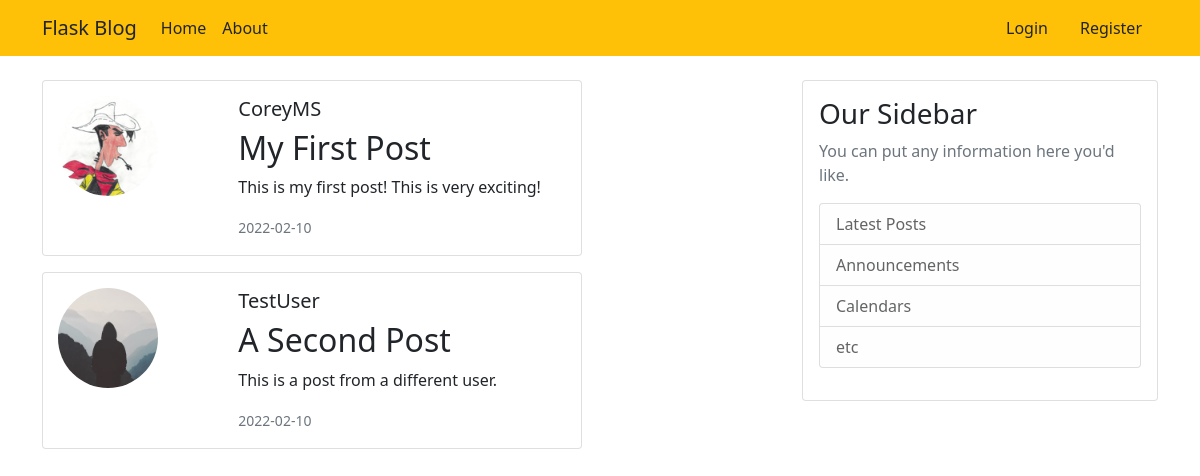
Page /home on the earlier database version.
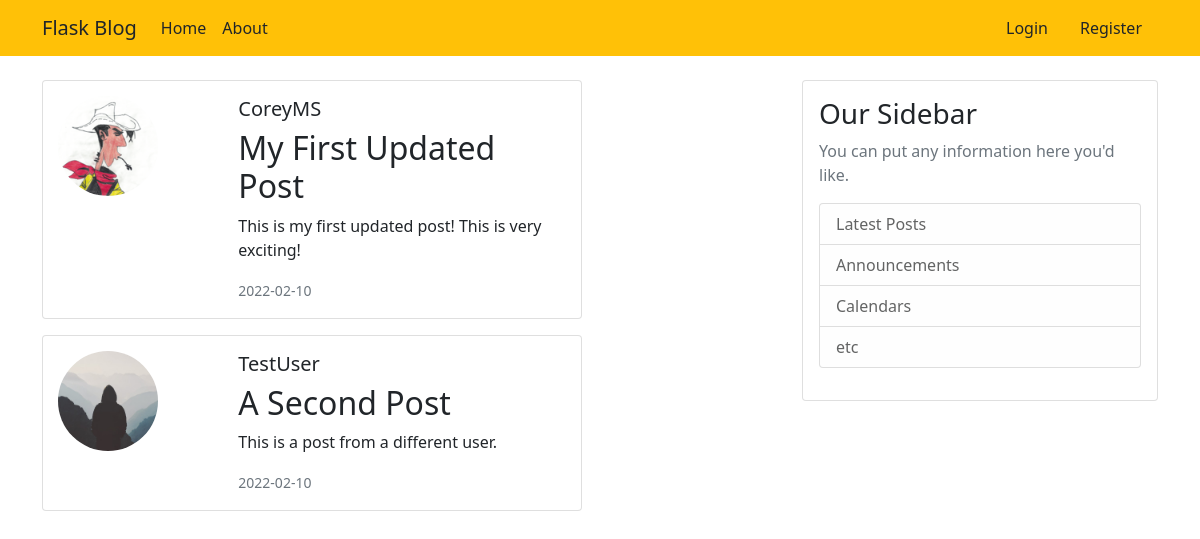
Same page on the later database version.
### flaskblog/models.py (models this page shows, shortened)
class Post(db.Model):
    id = db.Column(db.Integer, primary_key=True)
    title = db.Column(db.String(100), nullable=False)
    date_posted = db.Column(db.DateTime, nullable=False, default=datetime.utcnow)
    content = db.Column(db.Text, nullable=False)
    user_id = db.Column(db.Integer, db.ForeignKey('user.id'), nullable=False)

class User(db.Model, UserMixin):
    id = db.Column(db.Integer, primary_key=True)
    username = db.Column(db.String(20), unique=True, nullable=False)
    email = db.Column(db.String(120), unique=True, nullable=False)
    image_file = db.Column(db.String(20), nullable=False, default='default.jpg')
    password = db.Column(db.String(60), nullable=False)
    posts = db.relationship('Post', backref='author', lazy=True)

### flaskblog/routes.py (the view)
@app.route("/")
@app.route("/home")
def home():
    posts = Post.query.all()
    return render_template('home.html', posts=posts)

### flaskblog/templates/home.html
{% extends "layout.html" %}
{% block content %}
{% for post in posts %}
<div class="card mb-3" style="max-width: 540px;">
  <div class="row g-0">
    <div class="col-md-4">
      <img src="{{ url_for('static', filename='profile_pics/' + post.author.image_file) }}" class="img-fluid rounded-circle article-img" alt="...">
    </div>
    <div class="col-md-8">
      <div class="card-body">
        <h5 class="card-title">{{ post.author.username }}</h5>
        <h2 class="card-text"><a class="article-link" href="{{ url_for('post', post_id=post.id) }}">{{ post.title }}</a></h2>
        <p class="card-text">{{ post.content }}</p>
        <p class="card-text"><small class="text-muted">{{ post.date_posted.strftime('%Y-%m-%d')}}</small></p>
      </div>
    </div>
  </div>
</div>
{% endfor %}
{% endblock content %}

### flaskblog/templates/layout.html (shortened to what this page needs)
<!DOCTYPE html>
<html lang="en">
<head>
  <link href="https://cdn.jsdelivr.net/npm/bootstrap@5.1.3/dist/css/bootstrap.min.css" rel="stylesheet"
>
  <link rel="stylesheet" type="text/css" href="{{ url_for('static', filename='main.css') }}">
</head>
<body>
  <nav class="navbar navbar-expand-lg navbar-dark bg-warning mb-4">
    <div class="container">
      <a class="navbar-brand text-dark" href="/">Flask Blog</a>
      <div class="collapse navbar-collapse" id="navbarNavDropdown">
        <ul class="navbar-nav me-auto">
          <li class="nav-item">
            <a class="nav-link active text-dark" href="{{ url_for('home') }}">Home</a>
          </li>
          <li class="nav-item">
            <a class="nav-link text-dark" href="{{ url_for('about') }}">About</a>
          </li>
        </ul>
        <div class="d-flex">
            {% if current_user.is_authenticated %}
              <a class="nav-item nav-link text-dark" href="{{ url_for('new_post') }}">New Post</a>
              <a class="nav-item nav-link text-dark" href="{{ url_for('account') }}">Account</a>
              <a class="nav-item nav-link text-dark" href="{{ url_for('logout') }}">Logout</a>
            {% else %}
              <a class="nav-item nav-link text-dark" href="{{ url_for('login') }}">Login</a>
              <a class="nav-item nav-link text-dark" href="{{ url_for('register') }}">Register</a>
            {% endif %}
        </div>
      </div>
    </div>
  </nav>
  <div class="container">
    <div class="row">
      <div class="col-md-8">
        {% block content %}{% endblock %}
      </div>
      <div class="col-md-4">
        <div class="card">
          <div class="card-body">
            <h3>Our Sidebar</h3>
            <p class='text-muted'>You can put any information here you'd like.
            <ul class="list-group">
              <li class="list-group-item list-group-item-light">Latest Posts</li>
              <li class="list-group-item list-group-item-light">Announcements</li>
              <li class="list-group-item list-group-item-light">Calendars</li>
              <li class="list-group-item list-group-item-light">etc</li>
            </ul>
            </p>
          </div>
        </div>
      </div>
    </div>
  </div>
</body>
</html>

### flaskblog/static/main.css (style rules this page uses)
.article-link { text-decoration: none; color: inherit; }
.article-img { height: 100px; width: 100px; margin: 15px; }

Differences in the rows shown:
changed Post "CoreyMS": title "My First Post" → "My First Updated Post"; content "This is my first post! This is very exciting!" → "This is my first updated post! This is very exciting!"
